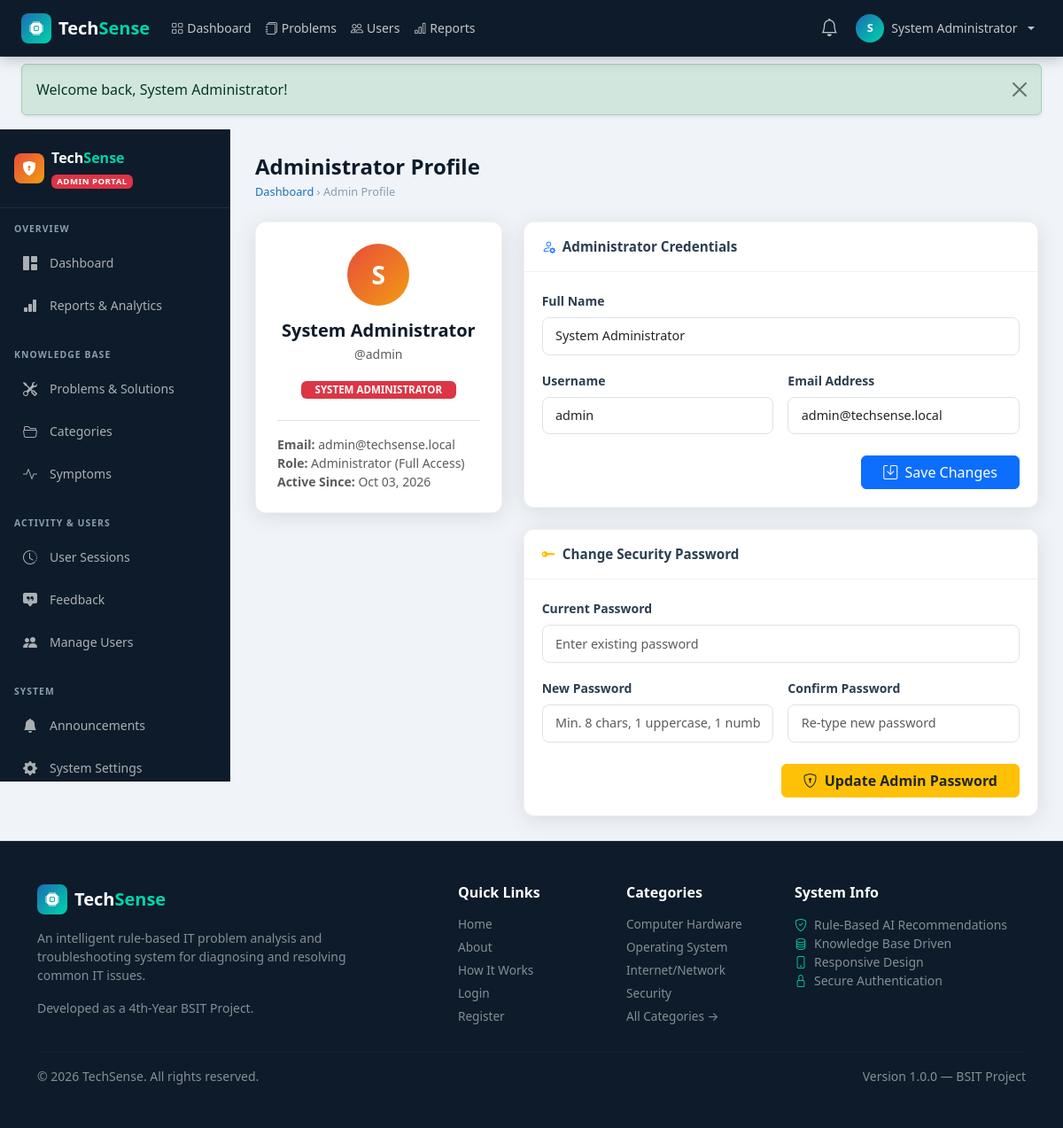
Screenshot of /admin/profile.php (signed in) with the database file from the repository.
### tables this page shows
CREATE TABLE IF NOT EXISTS users (
    id INT AUTO_INCREMENT PRIMARY KEY,
    full_name VARCHAR(150) NOT NULL,
    email VARCHAR(150) NOT NULL UNIQUE,
    username VARCHAR(80) NOT NULL UNIQUE,
    password VARCHAR(255) NOT NULL,
    role ENUM('admin','user') DEFAULT 'user',
    status ENUM('active','disabled') DEFAULT 'active',
    created_at TIMESTAMP DEFAULT CURRENT_TIMESTAMP
);

### includes/functions.php (called while the page is built, shortened)
<?php
function e(string $str): string {
    return htmlspecialchars($str, ENT_QUOTES | ENT_SUBSTITUTE, 'UTF-8');
}
function formatDate(string $datetime, string $format = 'M d, Y h:i A'): string {
    try {
        $dt = new DateTime($datetime);
        return $dt->format($format);
    } catch (Exception $e) {
        return $datetime;
    }
}
function getFlash(): ?array {
    if (isset($_SESSION['flash'])) {
        $flash = $_SESSION['flash'];
        return $flash;
    }
    return null;
}

### includes/auth.php (called while the page is built, shortened)
<?php
function isLoggedIn(): bool
{
    return isset($_SESSION['user_id']) && !empty($_SESSION['user_id']);
}
function isAdmin(): bool
{
    return isLoggedIn() && $_SESSION['user_role'] === 'admin';
}
function currentUser(): array
{
    return [
        'id' => $_SESSION['user_id'] ?? 0,
        'username' => $_SESSION['username'] ?? '',
        'full_name' => $_SESSION['full_name'] ?? '',
        'email' => $_SESSION['email'] ?? '',
        'role' => $_SESSION['user_role'] ?? 'user',
    ];
}

### admin/profile.php (the view, shortened to what this page needs)
<?php
require_once __DIR__ . '/../config/db.php';
require_once __DIR__ . '/../includes/auth.php';
require_once __DIR__ . '/../includes/functions.php';
$userId = (int) $_SESSION['user_id'];
$userStmt = $pdo->prepare("SELECT * FROM users WHERE id = ?");
$userStmt->execute([$userId]);
$userData = $userStmt->fetch();
require_once __DIR__ . '/../includes/header.php';
?>
<div class="ts-layout">
  <?php require_once __DIR__ . '/../includes/admin-sidebar.php'; ?>
  <main class="ts-content">
    <div class="ts-page-header">
      <h1>Administrator Profile</h1>
      <div class="ts-breadcrumb">
        <a href="<?= BASE_URL ?>/admin/dashboard.php">Dashboard</a> &rsaquo;
        <span>Admin Profile</span>
      </div>
    </div>
    <div class="row g-4">
      <div class="col-lg-4">
        <div class="ts-card text-center p-4">
          <div class="ts-avatar mx-auto mb-3"
            style="width: 70px; height: 70px; font-size: 1.75rem; background: linear-gradient(135deg, #e74c3c, #f39c12);">
            <?= strtoupper(substr($userData['full_name'], 0, 1)) ?>
          </div>
          <h5 class="fw-bold text-navy mb-1"><?= e($userData['full_name']) ?></h5>
          <p class="text-muted small mb-3">@<?= e($userData['username']) ?></p>
          <span class="badge bg-danger text-uppercase px-3 py-1 mb-4">
            System Administrator
          </span>
          <div class="border-top pt-3 text-muted small text-start">
            <div><strong>Email:</strong> <?= e($userData['email']) ?></div>
            <div><strong>Role:</strong> Administrator (Full Access)</div>
            <div><strong>Active Since:</strong> <?= formatDate($userData['created_at'], 'M d, Y') ?></div>
          </div>
        </div>
      </div>
      <div class="col-lg-8">
        <div class="ts-card mb-4">
          <div class="ts-card-header">
            <i class="bi bi-person-gear text-primary"></i>
            <span>Administrator Credentials</span>
          </div>
          <div class="ts-card-body">
            <form method="POST" action="<?= BASE_URL ?>/admin/profile.php">
              <div class="mb-3">
                <label class="form-label small fw-semibold">Full Name</label>
                <input type="text" name="full_name" class="form-control ts-form-control"
                  value="<?= e($userData['full_name']) ?>" required>
              </div>
              <div class="row g-3 mb-3">
                <div class="col-sm-6">
                  <label class="form-label small fw-semibold">Username</label>
                  <input type="text" name="username" class="form-control ts-form-control"
                    value="<?= e($userData['username']) ?>" required>
                </div>
                <div class="col-sm-6">
                  <label class="form-label small fw-semibold">Email Address</label>
                  <input type="email" name="email" class="form-control ts-form-control"
                    value="<?= e($userData['email']) ?>" required>
                </div>
              </div>
              <div class="text-end pt-2">
                <button type="submit" class="btn btn-primary px-4">
                  <i class="bi bi-save me-1"></i> Save Changes
                </button>
              </div>
            </form>
          </div>
        </div>
        <div class="ts-card">
          <div class="ts-card-header">
            <i class="bi bi-key-fill text-warning"></i>
            <span>Change Security Password</span>
          </div>
          <div class="ts-card-body">
            <form method="POST" action="<?= BASE_URL ?>/admin/profile.php">
              <div class="mb-3">
                <label class="form-label small fw-semibold">Current Password</label>
                <input type="password" name="current_password" class="form-control ts-form-control"
                  placeholder="Enter existing password" required>
              </div>
              <div class="row g-3 mb-3">
                <div class="col-sm-6">
                  <label class="form-label small fw-semibold">New Password</label>
                  <input type="password" name="new_password" class="form-control ts-form-control"
                    placeholder="Min. 8 chars, 1 uppercase, 1 number" required>
                </div>
                <div class="col-sm-6">
                  <label class="form-label small fw-semibold">Confirm Password</label>
                  <input type="password" name="confirm_password" class="form-control ts-form-control"
                    placeholder="Re-type new password" required>
                </div>
              </div>
              <div class="text-end pt-2">
                <button type="submit" class="btn btn-warning px-4 text-dark fw-semibold">
                  <i class="bi bi-shield-lock me-1"></i> Update Admin Password
                </button>
              </div>
            </form>
          </div>
        </div>
      </div>
    </div>
  </main>
</div>
<?php require_once __DIR__ . '/../includes/footer.php'; ?>

### includes/header.php (shortened to what this page needs)
<?php
require_once __DIR__ . '/auth.php';
require_once __DIR__ . '/functions.php';
$bodyClass  = $bodyClass  ?? '';
$isLoggedIn = isLoggedIn();
$isAdminU   = isAdmin();
$curUser    = $isLoggedIn ? currentUser() : [];
$flash      = getFlash();
?>
<!DOCTYPE html>
<html lang="en">
<head>
<link rel="stylesheet" href="https://cdn.jsdelivr.net/npm/bootstrap@5.3.3/dist/css/bootstrap.min.css" />
<link rel="stylesheet" href="https://cdn.jsdelivr.net/npm/bootstrap-icons@1.11.3/font/bootstrap-icons.min.css" />
<link rel="stylesheet" href="<?= BASE_URL ?>/assets/css/style.css" />
</head>
<body class="<?= e($bodyClass) ?>">
<nav class="navbar navbar-expand-lg navbar-dark ts-navbar" id="mainNavbar">
  <div class="container-fluid px-4">
    <a class="navbar-brand d-flex align-items-center gap-2" href="<?= BASE_URL ?>/">
      <span class="ts-logo-icon"><i class="bi bi-cpu-fill"></i></span>
      <span class="fw-bold">Tech<span class="text-ts-accent">Sense</span></span>
    </a>
    <div class="collapse navbar-collapse" id="navbarContent">
      <?php if ($isLoggedIn && !$isAdminU): ?>
      <ul class="navbar-nav me-auto">
        <li class="nav-item"><a class="nav-link" href="<?= BASE_URL ?>/user/dashboard.php"><i class="bi bi-speedometer2 me-1"></i>Dashboard</a></li>
        <li class="nav-item"><a class="nav-link" href="<?= BASE_URL ?>/user/troubleshoot.php"><i class="bi bi-search me-1"></i>Troubleshoot</a></li>
        <li class="nav-item"><a class="nav-link" href="<?= BASE_URL ?>/user/knowledge-base.php"><i class="bi bi-book me-1"></i>Knowledge Base</a></li>
        <li class="nav-item"><a class="nav-link" href="<?= BASE_URL ?>/user/history.php"><i class="bi bi-clock-history me-1"></i>History</a></li>
      </ul>
      <?php elseif ($isLoggedIn && $isAdminU): ?>
      <ul class="navbar-nav me-auto">
        <li class="nav-item"><a class="nav-link" href="<?= BASE_URL ?>/admin/dashboard.php"><i class="bi bi-grid me-1"></i>Dashboard</a></li>
        <li class="nav-item"><a class="nav-link" href="<?= BASE_URL ?>/admin/problems.php"><i class="bi bi-journals me-1"></i>Problems</a></li>
        <li class="nav-item"><a class="nav-link" href="<?= BASE_URL ?>/admin/users.php"><i class="bi bi-people me-1"></i>Users</a></li>
        <li class="nav-item"><a class="nav-link" href="<?= BASE_URL ?>/admin/reports.php"><i class="bi bi-bar-chart me-1"></i>Reports</a></li>
      </ul>
      <?php endif; ?>
      <ul class="navbar-nav ms-auto align-items-center gap-1">
        <?php if ($isLoggedIn): ?>
          <li class="nav-item">
            <a class="nav-link position-relative" href="<?= BASE_URL ?>/<?= $isAdminU ? 'admin' : 'user' ?>/notifications.php" title="Notifications">
              <i class="bi bi-bell fs-5"></i>
            </a>
          </li>
          <li class="nav-item dropdown">
            <a class="nav-link dropdown-toggle d-flex align-items-center gap-2" href="#" data-bs-toggle="dropdown">
              <span class="ts-avatar"><?= strtoupper(substr($curUser['full_name'], 0, 1)) ?></span>
              <span class="d-none d-md-inline"><?= e($curUser['full_name']) ?></span>
            </a>
          </li>
        <?php else: ?>
          <li class="nav-item"><a class="nav-link" href="<?= BASE_URL ?>/login.php">Login</a></li>
          <li class="nav-item"><a class="btn btn-ts-primary btn-sm px-3" href="<?= BASE_URL ?>/register.php">Register</a></li>
        <?php endif; ?>
      </ul>
    </div>
  </div>
</nav>
<?php if ($flash): ?>
<div class="container-fluid px-4 pt-2">
  <div class="alert alert-<?= e($flash['type']) ?> alert-dismissible fade show shadow-sm" role="alert">
    <?= e($flash['message']) ?>
    <button type="button" class="btn-close" data-bs-dismiss="alert"></button>
  </div>
</div>
<?php endif; ?>

### assets/css/style.css (style rules this page uses)
:root { --ts-navy: #0d1b2a; --ts-navy-light: #1b2d42; --ts-navy-mid: #162236; --ts-blue: #1a6eb5; --ts-blue-light: #2181d4; --ts-accent: #00d4aa; --ts-accent-dark: #00b894; --ts-text: #e8ecf0; --ts-text-muted: #8b9db0; --ts-card-bg: #ffffff; --ts-border: rgba(255, 255, 255, 0.08); --ts-sidebar-w: 260px; --ts-navbar-h: 64px; --ts-radius: 12px; --ts-radius-sm: 8px; --ts-shadow: 0 4px 24px rgba(0, 0, 0, 0.10); --ts-shadow-lg: 0 8px 40px rgba(0, 0, 0, 0.16); }
*, *::before, *::after { box-sizing: border-box; }
body { font-family: 'Segoe UI', system-ui, -apple-system, sans-serif; background-color: #f0f4f8; color: #2c3e50; min-height: 100vh; display: flex; flex-direction: column; }
a { text-decoration: none; }
.ts-navbar { background: var(--ts-navy) !important; height: var(--ts-navbar-h); border-bottom: 1px solid var(--ts-border); box-shadow: 0 2px 16px rgba(0, 0, 0, 0.25); position: sticky; top: 0; z-index: 1030; }
.ts-navbar .nav-link { color: rgba(255, 255, 255, 0.75) !important; font-size: 0.875rem; font-weight: 500; padding: 0.5rem 0.75rem; border-radius: 6px; transition: all 0.2s; }
.ts-logo-icon { width: 34px; height: 34px; background: linear-gradient(135deg, var(--ts-blue), var(--ts-accent)); border-radius: 8px; display: inline-flex; align-items: center; justify-content: center; color: #fff; font-size: 1rem; }
.ts-avatar { width: 32px; height: 32px; background: linear-gradient(135deg, var(--ts-blue), var(--ts-accent)); border-radius: 50%; display: inline-flex; align-items: center; justify-content: center; color: #fff; font-size: 0.8rem; font-weight: 700; }
.text-ts-accent { color: var(--ts-accent) !important; }
.ts-layout { display: flex; min-height: calc(100vh - var(--ts-navbar-h)); }
.ts-content { flex: 1; padding: 1.75rem; overflow-x: hidden; }
.ts-page-header { margin-bottom: 1.5rem; }
.ts-page-header h1 { font-size: 1.5rem; font-weight: 700; color: var(--ts-navy); margin-bottom: 0.25rem; }
.ts-breadcrumb { font-size: 0.8rem; color: var(--ts-text-muted); }
.ts-breadcrumb a { color: var(--ts-blue); }
.ts-card { background: #fff; border-radius: var(--ts-radius); box-shadow: var(--ts-shadow); border: 1px solid rgba(0, 0, 0, 0.05); overflow: hidden; }
.ts-card-header { padding: 1rem 1.25rem; border-bottom: 1px solid rgba(0, 0, 0, 0.06); font-weight: 600; font-size: 0.95rem; display: flex; align-items: center; gap: 0.5rem; background: #fff; }
.ts-card-body { padding: 1.25rem; }
.ts-form-control { border: 1.5px solid #dee2e6; border-radius: var(--ts-radius-sm); padding: 0.6rem 0.9rem; font-size: 0.9rem; transition: border-color 0.2s; }
.badge { font-size: 0.72rem; padding: 0.35em 0.65em; border-radius: 6px; }
.text-navy { color: var(--ts-navy) !important; }

### rows the page displays
users: full_name "S", full_name "System Administrator", username "admin", email "admin@techsense.local", created_at "Oct 03, 2026"

### other values shown
$flash['message'] "Welcome back, System Administrator!"
